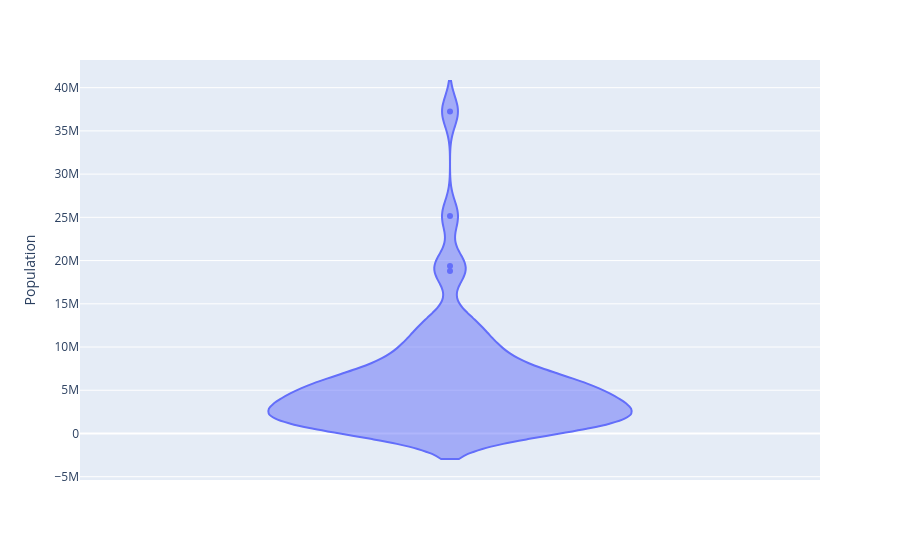

The notebook cell saved with this chart:
### Markdown cell above
### Violin plot (Plotly)
Distribution of state populations with density shape.

### Code cell
px.violin(state, x="Population")

### Figure 1 — Plotly figure (JSON) as saved in the notebook; plotly's stock layout.template omitted (floating-point values rounded to 4 significant figures)
{"data": [{"alignmentgroup": "True", "box": {"visible": false}, "hovertemplate": "Population=%{y}<extra></extra>", "legendgroup": "", "marker": {"color": "#636efa"}, "name": "", "offsetgroup": "", "orientation": "v", "scalegroup": "True", "showlegend": false, "type": "violin", "x0": " ", "xaxis": "x", "y": [4779736, 710231, 6392017, 2915918, 37253956, 5029196, 3574097, 897934, 18801310, 9687653, 1360301, 1567582, 12830632, 6483802, 3046355, 2853118, 4339367, 4533372, 1328361, 5773552, 6547629, 9883640, 5303925, 2967297, 5988927, 989415, 1826341, 2700551, 1316470, 8791894, 2059179, 19378102, 9535483, 672591, 11536504, 3751351, 3831074, 12702379, 1052567, 4625364, 814180, 6346105, 25145561, 2763885, 625741, 8001024, 6724540, 1852994, 5686986, 563626], "y0": " ", "yaxis": "y"}], "layout": {"legend": {"tracegroupgap": 0}, "margin": {"t": 60}, "violinmode": "group", "xaxis": {"anchor": "y", "domain": [0, 1]}, "yaxis": {"anchor": "x", "domain": [0, 1], "title": {"text": "Population"}}}}
